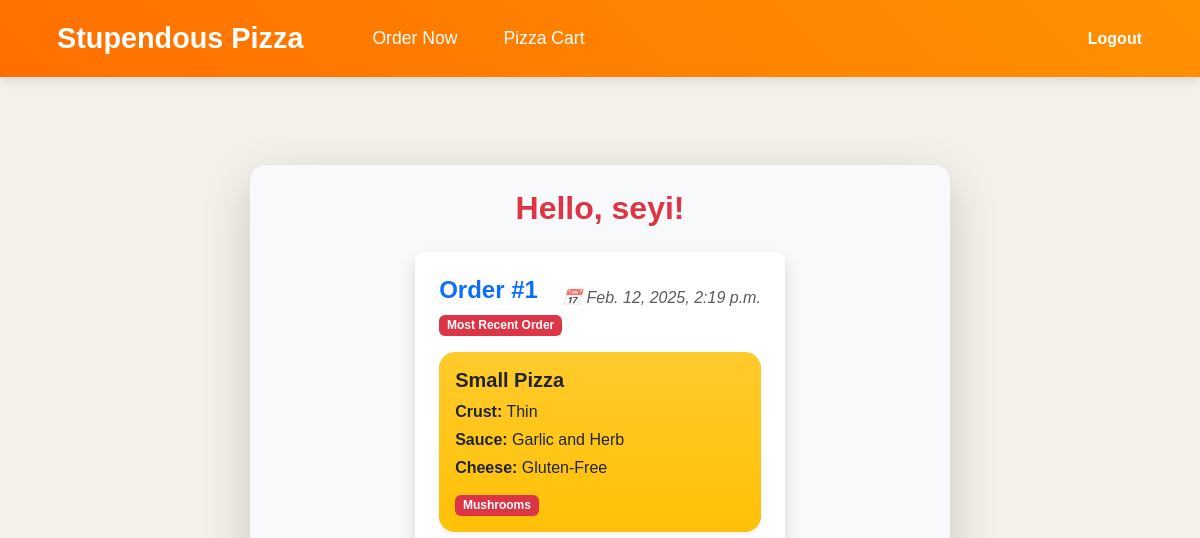
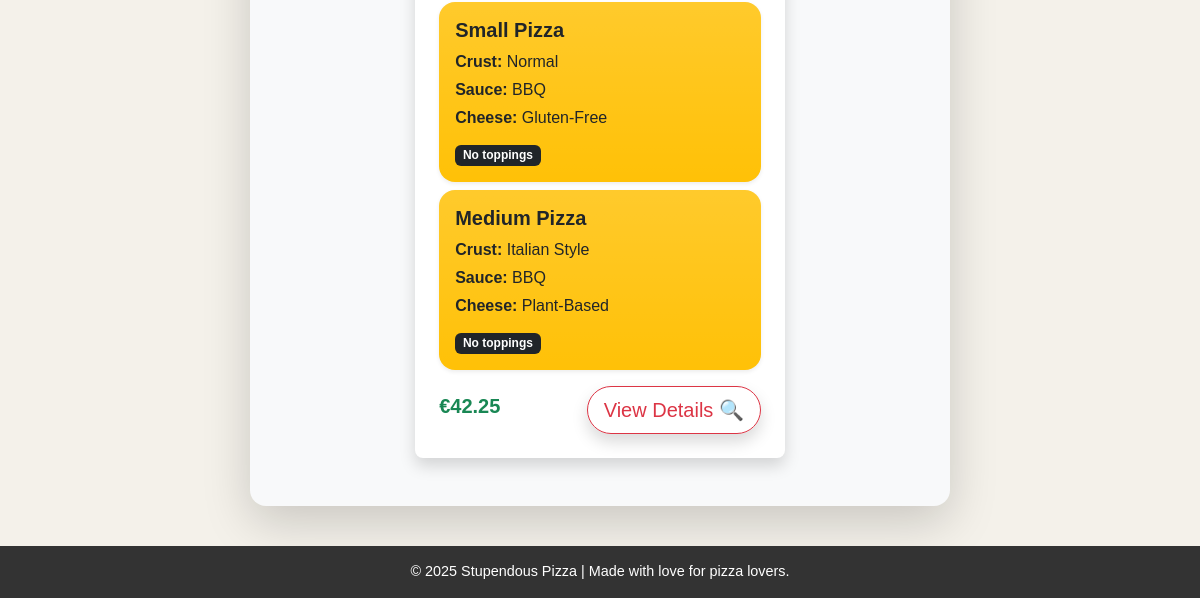
Before: / (signed in) with the older database file (2 pictures, top to bottom).
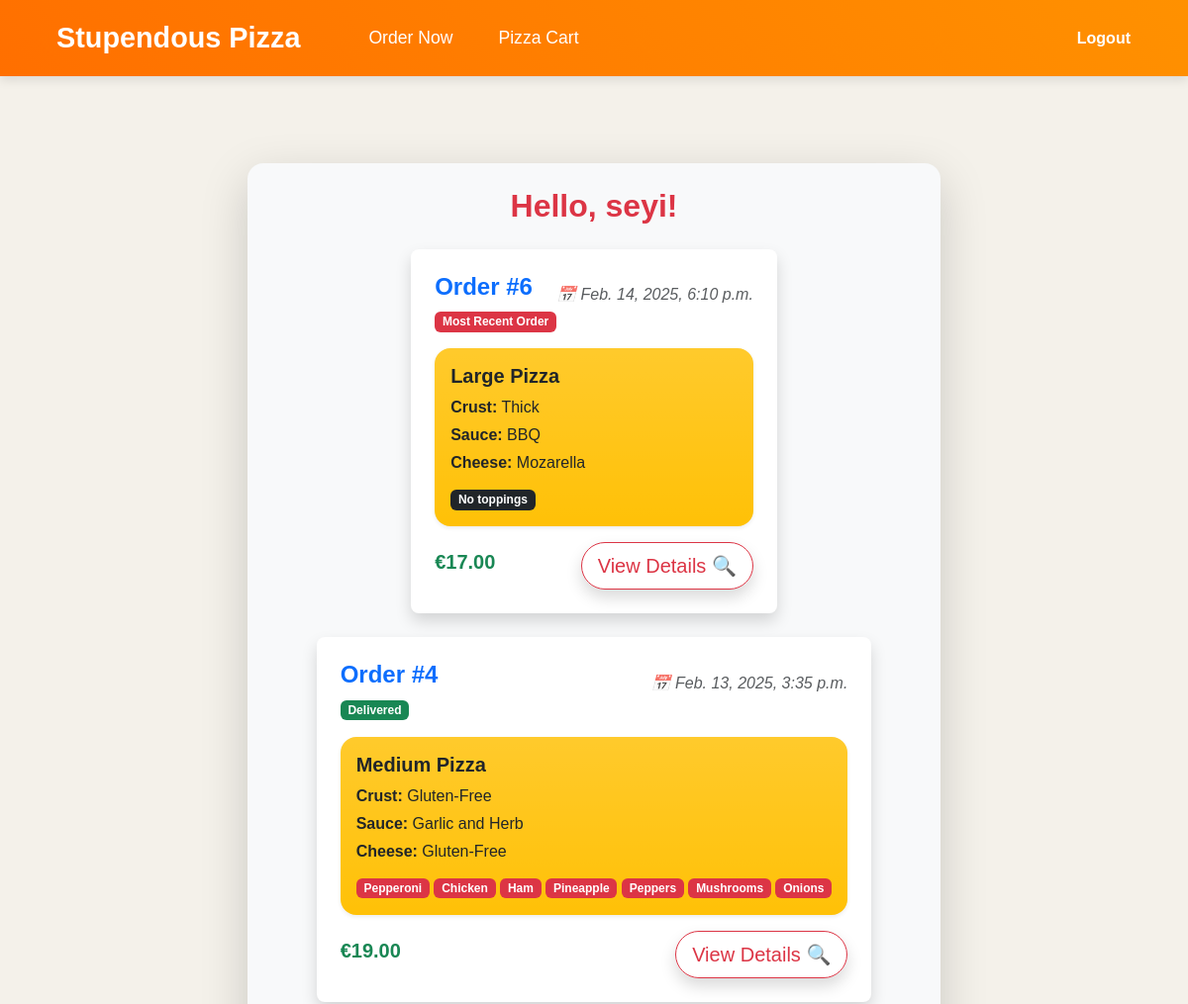
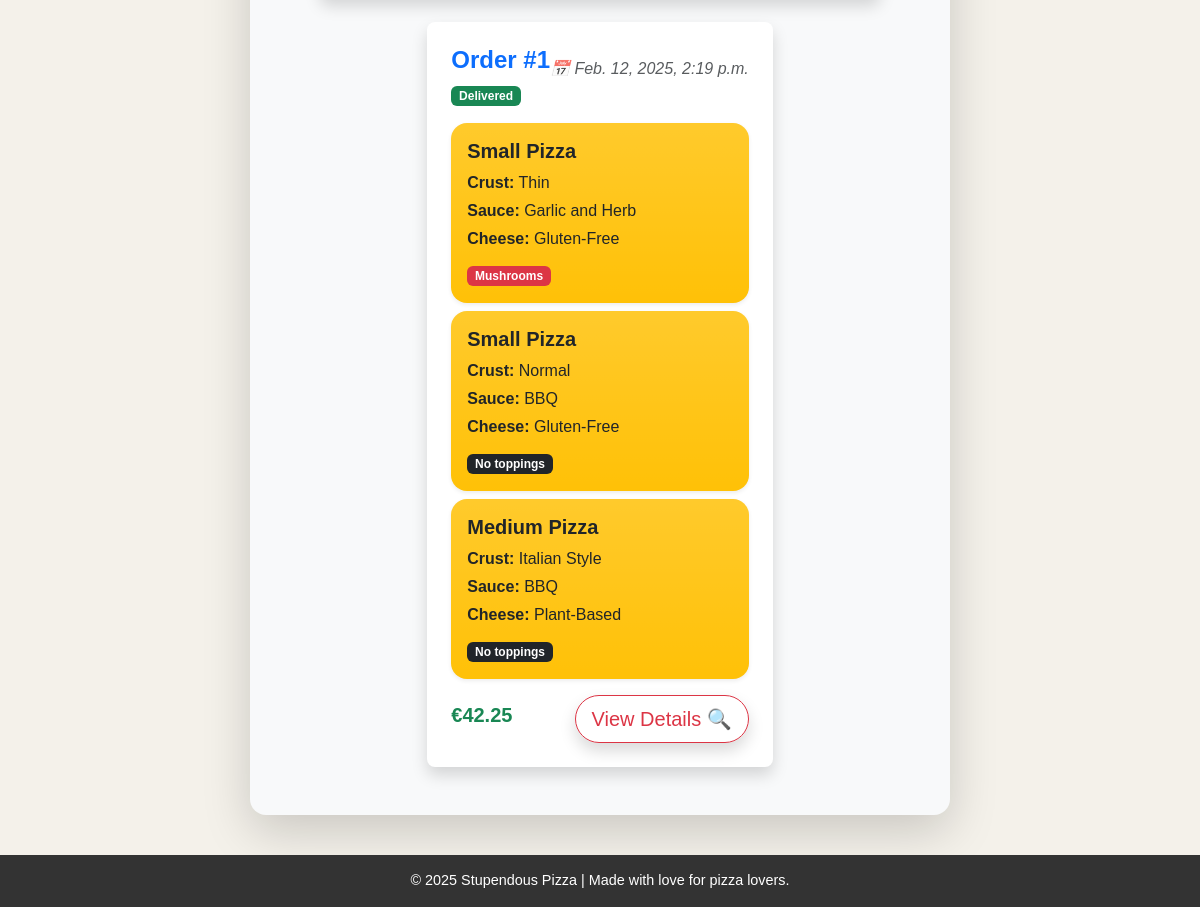
After: the same page with the newer database file (2 pictures, top to bottom).
### Pizza_App/models.py (models this page shows, shortened)
class Order(models.Model):
    user = models.ForeignKey(User, on_delete=models.CASCADE)
    pizza = models.ManyToManyField(Pizza)
    address = models.ForeignKey(Address, on_delete=models.SET_NULL, null=True, blank=True)
    time_ordered = models.DateTimeField(auto_now_add=True)
    def total_price(self):
        total = sum(float(p.Total_Price()) for p in self.pizza.all())
        return f"{total:.2f}"

class Pizza(models.Model):
    id = models.AutoField(primary_key=True)
    size = models.ForeignKey(Size, on_delete=models.CASCADE)
    crust = models.ForeignKey(Crust, on_delete=models.CASCADE)
    sauce = models.ForeignKey(Sauce, on_delete=models.CASCADE)
    topping = models.ManyToManyField(Topping, blank=True)
    cheese = models.ForeignKey(Cheese, on_delete=models.CASCADE)
    def Total_Price(self):
        toppings = sum(t.price for t in self.topping.all())
        pricing = self.size.price + self.crust.price + self.sauce.price + toppings + self.cheese.price
        return f"{pricing:.2f}"

class Size(models.Model):
    id = models.AutoField(primary_key=True)
    size = models.CharField(max_length=50, default="Small")
    price = models.FloatField(default=9.50)
    def __str__(self):
        return self.size

class Crust(models.Model):
    id = models.AutoField(primary_key=True)
    crust = models.CharField(max_length=50, default="Normal")
    price = models.FloatField(default=0)
    def __str__(self):
        return self.crust

class Sauce(models.Model):
    id = models.AutoField(primary_key=True)
    sauce = models.CharField(max_length=50, default="Tomato")
    price = models.FloatField(default=0.50)
    def __str__(self):
        return self.sauce

class Cheese(models.Model):
    id = models.AutoField(primary_key=True)
    cheese = models.CharField(max_length=50, default="Mozarella")
    price = models.FloatField(default=0.5)
    def __str__(self):
        return self.cheese

class Topping(models.Model):
    id = models.AutoField(primary_key=True)
    topping = models.CharField(max_length=50)
    price = models.FloatField()

### Pizza_App/views.py (the view)
# urls.py: path('', views.index, name='index'),
def index(request):
    current_user = ""
    orders = ""
    if request.user.is_authenticated:
        current_user = request.user
        orders = Order.objects.filter(user=current_user).order_by("-id")
    return render(request, 'index.html', {"user": current_user, "orders": orders})

### Pizza_App/templates/index.html (shortened to what this page needs)
{% extends 'base.html' %}
{% block content %}
<div class="container mt-5 d-flex justify-content-center">
    {% if user.is_authenticated %}
    <div class="w-100" style="max-width: 700px;">
        <div class="card p-4 shadow-lg rounded-4 border-0 bg-light">
            <h2 class="text-center text-danger fw-bold">Hello, {{ user.username }}!</h2>
            {% if orders %}
            <div class="list-group mt-3">
                {% for order in orders %}
                    <div class="list-group-item mb-4 p-4 shadow rounded-3 border-0 bg-white" style="max-width: 700px; margin: auto;">
                        <div class="d-flex justify-content-between align-items-center">
                            <div>
                                <h4 class="text-primary fw-bold">Order #{{ order.id }}</h4>
                                <span class="badge {% if forloop.first %} bg-danger {% else %} bg-success {% endif %}">
                                    {% if forloop.first %} Most Recent Order {% else %} Delivered {% endif %}
                                </span>
                            </div>
                            <div>
                                <p class="text-muted fst-italic">📅 {{ order.time_ordered }}</p>
                            </div>
                        </div>
                        <div class="mt-3">
                            {% for pizza in order.pizza.all %}
                                <div class="card p-3 border-0 rounded-4 mb-2 shadow-sm bg-warning bg-gradient" style="max-width: 650px; margin: auto;">
                                    <h5 class="fw-bold">{{ pizza.size }} Pizza</h5>
                                    <p class="mb-1"><strong>Crust:</strong> {{ pizza.crust }}</p>
                                    <p class="mb-1"><strong>Sauce:</strong> {{ pizza.sauce }}</p>
                                    <p class="mb-1"><strong>Cheese:</strong> {{ pizza.cheese }}</p>
                                    <div class="mt-2">
                                        {% for topping in pizza.topping.all %}
                                            <span class="badge bg-danger">{{ topping.topping }}</span>
                                        {% empty %}
                                            <span class="badge bg-dark">No toppings</span>
                                        {% endfor %}
                                    </div>
                                </div>
                            {% endfor %}
                        </div>
                        <div class="d-flex justify-content-between align-items-center mt-3">
                            <h5 class="text-success fw-bold">€{{ order.total_price }}</h5>
                            <a href="{% url 'completed_order' order.id %}" class="btn btn-lg btn-outline-danger rounded-pill shadow">
                                View Details 🔍
                            </a>
                        </div>
                    </div>
                {% endfor %}
            </div>
            {% endif %}
        </div>
    </div>
    {% endif %}
</div>
{% endblock %}

Changed rows visible on the page:
added Order: id "6", shows "Most Recent Order", time_ordered "Feb. 14, 2025, 6:10 p.m.", total_price "17.00"
added Pizza: size "Large", crust "Thick", sauce "BBQ", cheese "Mozarella", shown under "6"
added Order: id "4", shows "Delivered", time_ordered "Feb. 13, 2025, 3:35 p.m.", total_price "19.00", Topping (topping "Mushrooms")
added Pizza: size "Medium", crust "Gluten-Free", sauce "Garlic and Herb", cheese "Gluten-Free", Topping (topping "Mushrooms"), shown under "4"
now on this page (row unchanged): Topping: topping "Pepperoni", shown under "Medium"
now on this page (row unchanged): Topping: topping "Chicken", shown under "Medium"
now on this page (row unchanged): Topping: topping "Ham", shown under "Medium"
now on this page (row unchanged): Topping: topping "Pineapple", shown under "Medium"
now on this page (row unchanged): Topping: topping "Peppers", shown under "Medium"
now on this page (row unchanged): Topping: topping "Onions", shown under "Medium"
computed for Order "Feb. 12, 2025, 2:19 p.m.": text "Most Recent Order" → "Delivered"
